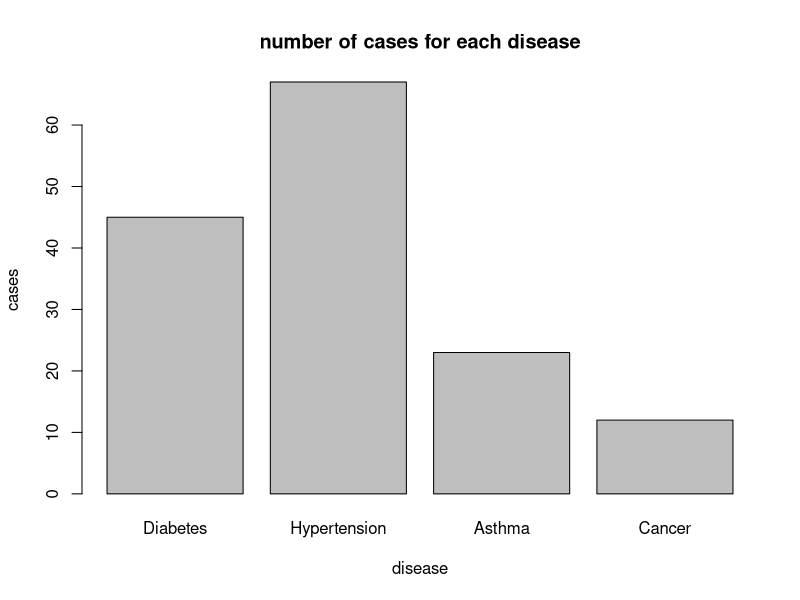
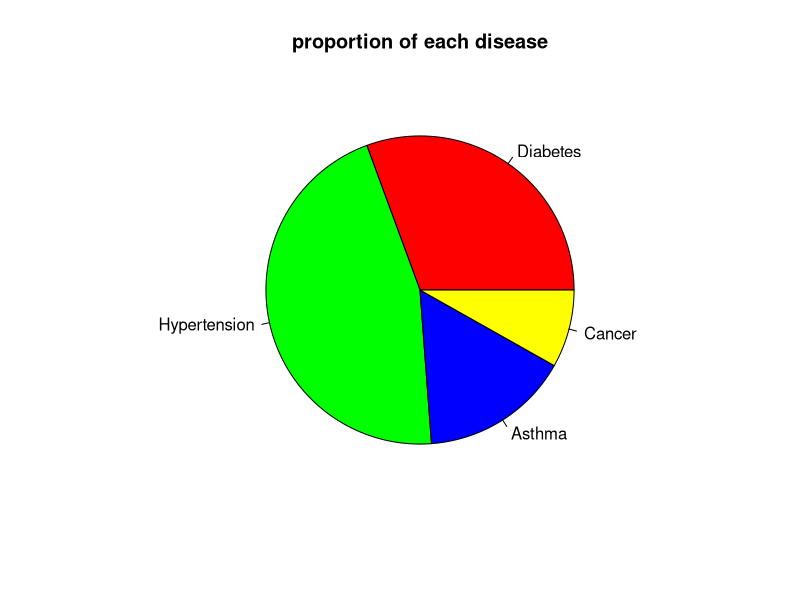
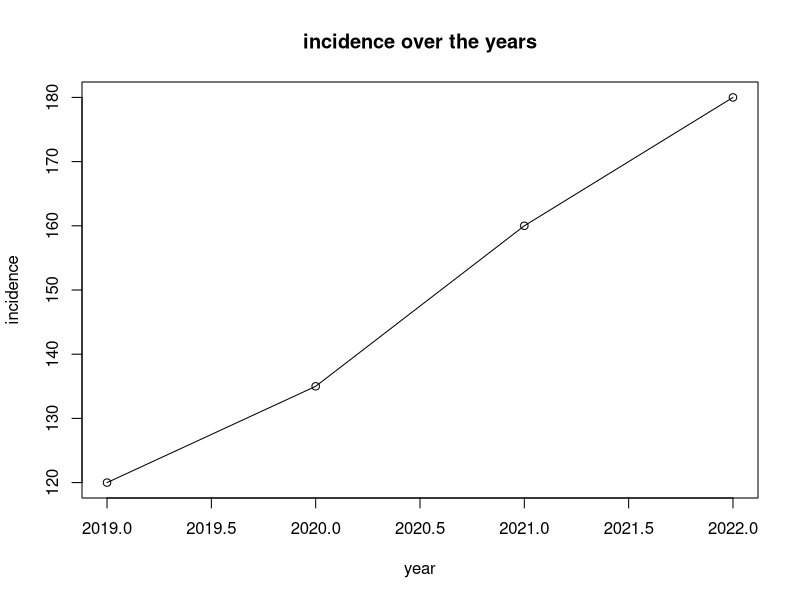

Here is the R script that generated these plots, in order:
disease <- c("Diabetes", "Hypertension", "Asthma", "Cancer")
cases <- c(45, 67, 23, 12)
year <- c(2019, 2020, 2021, 2022)
incidence <- c(120, 135, 160, 180)

barplot(cases,
        names.arg = disease,   
        main = "number of cases for each disease",   
        xlab = "disease",   
        ylab = "cases")
pie(cases, 
    labels = disease,
    main = "proportion of each disease",
    col = c("red", "green", "blue","yellow"))

plot(year, incidence, type = "o",   
     main = "incidence over the years",   
     xlab = "year",   
     ylab = "incidence")
